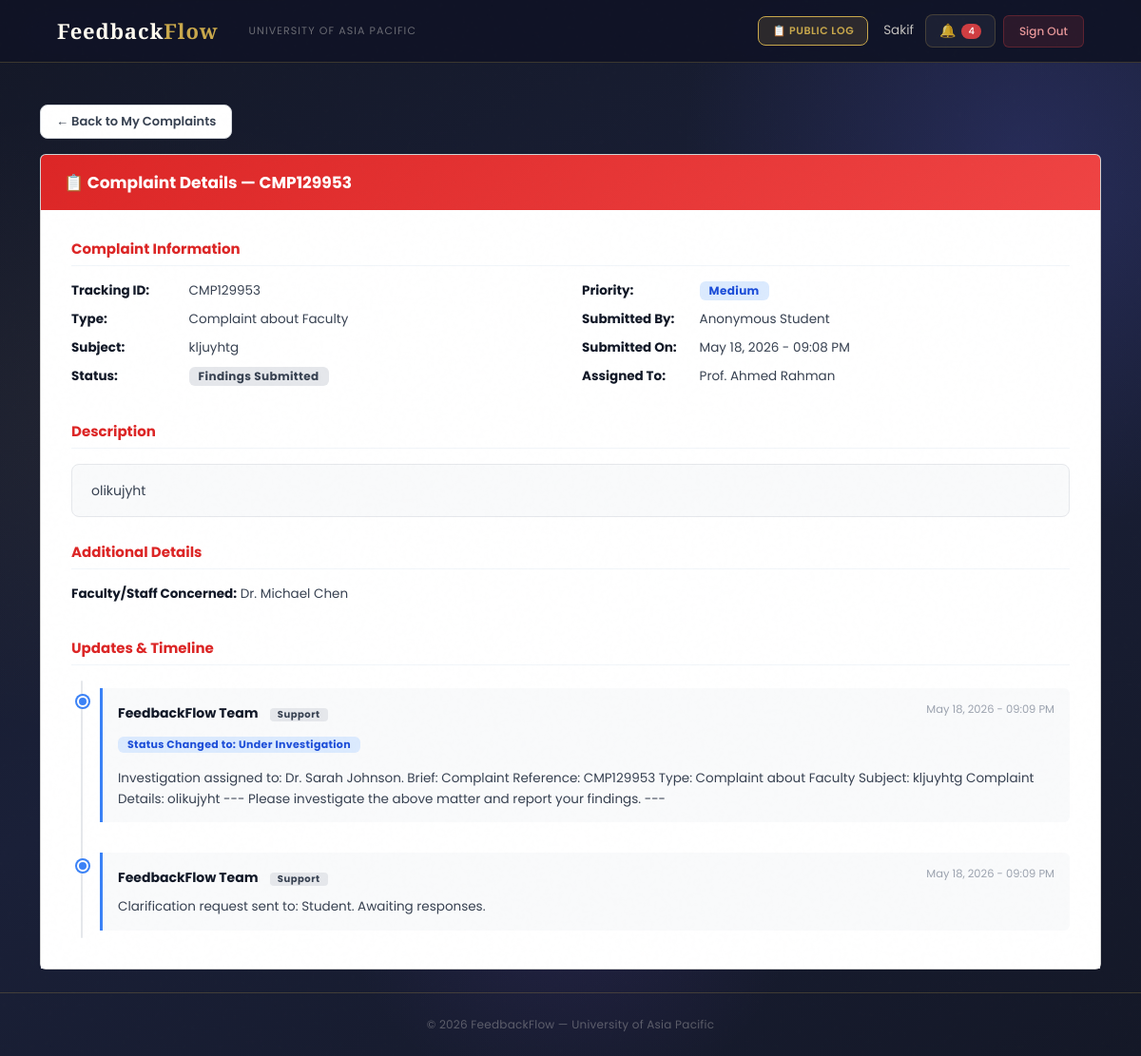
Page /complaints/detail/15/ (signed in) on the committed database.
### users/models.py (models this page shows, shortened)
class User(AbstractBaseUser, PermissionsMixin):
    ROLE_CHOICES = (
        ('Student',   'Student'),
        ('Faculty',   'Faculty'),
        ('HOD',       'Head of Department'),
        ('Staff',     'Staff'),
        ('DAO',       'Dean of Administration Office'),
        ('Admin',     'Administrator'),
        ('Committee', 'Committee Member'),
    )
    DEPARTMENT_CHOICES = (
        ('DBA',          'Department of Business Administration'),
        ('CSE',          'Department of Computer Science and Engineering'),
        ('CE',           'Department of Civil Engineering'),
        ('EEE',          'Department of Electrical and Electronic Engineering'),
        ('Pharmacy',     'Department of Pharmacy'),
        ('Law',          'Department of Law and Human Rights'),
        ('English',      'Department of English'),
        ('Architecture', 'Department of Architecture'),
    )
    COMMITTEE_TYPE_CHOICES = (
        ('Harassment Committee', 'Harassment Committee'),
        ('Proctorial Committee', 'Proctorial Committee'),
    )
    email          = models.EmailField(unique=True, max_length=255)
    full_name      = models.CharField(max_length=150)
    role           = models.CharField(max_length=20, choices=ROLE_CHOICES)
    department     = models.CharField(max_length=100, choices=DEPARTMENT_CHOICES, null=True, blank=True)
    student_id     = models.CharField(max_length=50, unique=True, null=True, blank=True)
    committee_type = models.CharField(max_length=50, choices=COMMITTEE_TYPE_CHOICES, null=True, blank=True)
    is_active      = models.BooleanField(default=True)
    is_staff       = models.BooleanField(default=False)
    created_at     = models.DateTimeField(auto_now_add=True)
    updated_at     = models.DateTimeField(auto_now=True)
    USERNAME_FIELD  = 'email'
    REQUIRED_FIELDS = ['full_name']
    objects = UserManager()
    class Meta:
        verbose_name        = 'User'
        verbose_name_plural = 'Users'
        ordering            = ['-created_at']
    def get_short_name(self):
        return self.full_name.split()[0] if self.full_name else self.email

### complaints/models.py (models this page shows, shortened)
class Complaint(models.Model):
    COMPLAINT_TYPE_CHOICES = (
        ('Faculty',  'Complaint about Faculty'),
        ('HOD',      'Complaint about HOD'),
        ('Staff',    'Complaint about Staff'),
        ('Facility', 'Facility Issue'),
        ('Advice',   'General Advice'),
        ('Opinion',  'Suggestion'),
    )
    STATUS_CHOICES = (
        ('Pending',             'Pending Review'),
        ('Under Investigation', 'Under Investigation'),
        ('Findings Submitted',  'Findings Submitted'),
        ('Resolved',            'Resolved'),
        ('Escalated',           'Escalated to Higher Authority'),
    )
    PRIORITY_CHOICES = (
        ('Low',    'Low'),
        ('Medium', 'Medium'),
        ('High',   'High'),
        ('Urgent', 'Urgent'),
    )
    student             = models.ForeignKey(settings.AUTH_USER_MODEL, on_delete=models.CASCADE, related_name='complaints_submitted')
    complaint_type      = models.CharField(max_length=20, choices=COMPLAINT_TYPE_CHOICES)
    resolution_deadline = models.DateField(null=True, blank=True, help_text='Deadline for resolving this complaint')
    subject             = models.CharField(max_length=200)
    description         = models.TextField()
    faculty_concerned   = models.ForeignKey(
        settings.AUTH_USER_MODEL, on_delete=models.SET_NULL,
        null=True, blank=True, related_name='complaints_against',
        limit_choices_to={'role__in': ['Faculty', 'HOD', 'Staff']}
    )
    location          = models.CharField(max_length=200, blank=True, null=True)
    status            = models.CharField(max_length=30, choices=STATUS_CHOICES, default='Pending')
    priority          = models.CharField(max_length=10, choices=PRIORITY_CHOICES, default='Medium')
    assigned_to       = models.ForeignKey(settings.AUTH_USER_MODEL, on_delete=models.SET_NULL, null=True, blank=True, related_name='complaints_assigned')
    is_anonymous      = models.BooleanField(default=False)
    final_action_note = models.TextField(blank=True, null=True)
    submitted_at      = models.DateTimeField(auto_now_add=True)
    updated_at        = models.DateTimeField(auto_now=True)
    resolved_at       = models.DateTimeField(null=True, blank=True)
    tracking_id       = models.CharField(max_length=20, unique=True, editable=False)
    class Meta:
        ordering        = ['-submitted_at']
        verbose_name    = 'Complaint'
        verbose_name_plural = 'Complaints'

class ComplaintUpdate(models.Model):
    complaint         = models.ForeignKey(Complaint, on_delete=models.CASCADE, related_name='updates')
    updated_by        = models.ForeignKey(settings.AUTH_USER_MODEL, on_delete=models.CASCADE)
    comment           = models.TextField(blank=True, null=True)
    status_changed_to = models.CharField(max_length=30, blank=True, null=True)
    created_at        = models.DateTimeField(auto_now_add=True)
    class Meta:
        ordering = ['created_at']

### complaints/views.py (the view)
# urls.py: path('detail/<int:complaint_id>/', views.complaint_detail, name='complaint_detail'),
@login_required
def complaint_detail(request, complaint_id):
    complaint = get_object_or_404(Complaint, id=complaint_id)
    if request.user.role == 'Student' and complaint.student != request.user:
        messages.error(request, 'You can only view your own complaints.')
        return redirect('my_complaints')
    updates = complaint.updates.all().order_by('created_at')
    context = {
        'complaint': complaint,
        'updates': updates,
        'page_title': f'Complaint {complaint.tracking_id}'
    }
    return render(request, 'complaints/complaint_detail.html', context)

### users/context_processors.py (called while the page is built)
def notifications_count(request):
    if request.user.is_authenticated:
        from users.models import Notification, Announcement
        count = Notification.objects.filter(
            recipient=request.user,
            is_read=False
        ).count()
        active_announcements = []
        for ann in Announcement.objects.filter(is_active=True).order_by('-created_at')[:10]:
            if ann.is_visible_to(request.user):
                active_announcements.append(ann)
            if len(active_announcements) >= 3:
                break
        return {
            'unread_notifications_count': count,
            'active_announcements': active_announcements,
        }
    return {'unread_notifications_count': 0, 'active_announcements': []}

### complaints/templates/complaints/complaint_detail.html (shortened to what this page needs)
{% extends 'users/base.html' %}
{% block content %}
<div class="container mt-4">
    <div class="mb-3">
        {% if request.user.role == 'Student' %}
            <a href="{% url 'my_complaints' %}" class="btn btn-outline-secondary">
                ← Back to My Complaints
            </a>
        {% elif request.user.role == 'Staff' %}
            <a href="{% url 'staff_complaints_list' %}" class="btn btn-outline-secondary">
                ← Back to Complaints List
            </a>
        {% elif request.user.role == 'DAO' %}
            <a href="{% url 'dao_complaints_list' %}" class="btn btn-outline-secondary">
                ← Back to Complaints List
            </a>
        {% elif request.user.role == 'Admin' %}
            <a href="{% url 'admin_complaints_list' %}" class="btn btn-outline-secondary">
                ← Back to Complaints List
            </a>
        {% endif %}
    </div>
    <div class="card detail-card mb-4">
        <div class="card-header bg-danger text-white">
            <h4 class="mb-0">
                📋
                {% if complaint.complaint_type == 'Advice' %}Advice
                {% elif complaint.complaint_type == 'Opinion' %}Opinion
                {% elif complaint.complaint_type == 'Facility' %}Issue
                {% else %}Complaint{% endif %}
                Details — {{ complaint.tracking_id }}
            </h4>
        </div>
        <div class="card-body p-4">
            <div class="mb-4">
                <h5 class="text-danger">
                    {% if complaint.complaint_type == 'Advice' %}Advice
                    {% elif complaint.complaint_type == 'Opinion' %}Opinion
                    {% elif complaint.complaint_type == 'Facility' %}Issue
                    {% else %}Complaint{% endif %}
                    Information
                </h5>
                <hr>
                <div class="row">
                    <div class="col-md-6">
                        <p>
                            <strong>Tracking ID:</strong>
                            {{ complaint.tracking_id }}
                        </p>
                        <p>
                            <strong>Type:</strong>
                            {{ complaint.get_complaint_type_display }}
                        </p>
                        <p>
                            <strong>Subject:</strong>
                            {{ complaint.subject }}
                        </p>
                        <p>
                            <strong>Status:</strong>
                            <span class="badge
                                {% if complaint.status == 'Pending' %}bg-warning text-dark
                                {% elif complaint.status == 'Under Investigation' %}bg-info
                                {% elif complaint.status == 'Resolved' %}bg-success
                                {% elif complaint.status == 'Escalated' %}bg-danger
                                {% else %}bg-secondary
                                {% endif %}">
                                {{ complaint.status }}
                            </span>
                        </p>
                    </div>
                    <div class="col-md-6">
                        <p>
                            <strong>Priority:</strong>
                            <span class="badge
                                {% if complaint.priority == 'Low' %}bg-secondary
                                {% elif complaint.priority == 'Medium' %}bg-primary
                                {% elif complaint.priority == 'High' %}bg-warning text-dark
                                {% elif complaint.priority == 'Urgent' %}bg-danger
                                {% endif %}">
                                {{ complaint.priority }}
                            </span>
                        </p>
                        <p>
                            <strong>Submitted By:</strong>
                            {% if complaint.is_anonymous and request.user.role == 'Student' %}
                                Anonymous Student
                            {% elif complaint.is_anonymous and request.user.role != 'Admin' %}
                                Anonymous Student
                            {% else %}
                                {{ complaint.student.full_name }}
                                ({{ complaint.student.student_id }})
                            {% endif %}
                        </p>
                        <p>
                            <strong>Submitted On:</strong>
                            {{ complaint.submitted_at|date:"M d, Y - h:i A" }}
                        </p>
                        <p>
                            <strong>Assigned To:</strong>
                            {% if complaint.assigned_to %}
                                {{ complaint.assigned_to.full_name }}
                            {% else %}
                                <span class="text-muted">Not Assigned Yet</span>
                            {% endif %}
                        </p>
                    </div>
                </div>
            </div>
            <div class="mb-4">
                <h5 class="text-danger">Description</h5>
                <hr>
                <div class="alert alert-light">
                    <p class="mb-0">{{ complaint.description }}</p>
                </div>
            </div>
            <div class="mb-4">
                <h5 class="text-danger">Additional Details</h5>
                <hr>
                <div class="row">
                    {% if complaint.faculty_concerned %}
                    <div class="col-md-6">
                        <p>
                            <strong>Faculty/Staff Concerned:</strong>
                            {{ complaint.faculty_concerned.full_name }}
                        </p>
                    </div>
                    {% endif %}
                </div>
            </div>
            <div class="mb-0">
                <h5 class="text-danger">Updates & Timeline</h5>
                <hr>
                {% if updates %}
                <div class="timeline">
                    {% for update in updates %}
                    <div class="timeline-item">
                        <div class="update-card">
                            <div class="d-flex justify-content-between align-items-start mb-2">
                                <div>
                                    {% if request.user.role == 'Student' %}
                                        <strong>FeedbackFlow Team</strong>
                                        <span class="badge bg-secondary ms-2">Support</span>
                                    {% else %}
                                        <strong>{{ update.updated_by.full_name }}</strong>
                                        <span class="badge bg-secondary ms-2">
                                            {{ update.updated_by.role }}
                                        </span>
                                    {% endif %}
                                </div>
                                <small class="text-muted">
                                    {{ update.created_at|date:"M d, Y - h:i A" }}
                                </small>
                            </div>
                            {% if update.status_changed_to %}
                            <div class="mb-2">
                                <span class="badge bg-primary">
                                    Status Changed to: {{ update.status_changed_to }}
                                </span>
                            </div>
                            {% endif %}
                            <p class="mb-0">{{ update.comment }}</p>
                        </div>
                    </div>
                    {% endfor %}
                </div>
                {% endif %}
            </div>
        </div>
    </div>
</div>
{% endblock %}

### users/templates/users/base.html (shortened to what this page needs)
<!DOCTYPE html>
<html lang="en">
<head>
    <link href="https://cdn.jsdelivr.net/npm/bootstrap@5.3.0/dist/css/bootstrap.min.css" rel="stylesheet">
</head>
<body>
    <nav class="navbar navbar-expand-lg">
        <div class="container-fluid d-flex align-items-center gap-3">
            <a class="navbar-brand" href="/">Feedback<em>Flow</em></a>
            <span class="navbar-text d-none d-md-inline">University of Asia Pacific</span>
            {% if user.is_authenticated %}
            <div class="ms-auto d-flex align-items-center gap-2">
                <a href="{% url 'public_log' %}" class="btn-bell"
                    style="font-size:11px; font-weight:600; text-transform:uppercase; letter-spacing:0.05em; background:rgba(201,168,76,.15); color:var(--gold) !important; border-color:var(--gold) !important;">
                    📋 Public Log
                </a>
                <span class="nav-user-info d-none d-md-inline ms-2">{{ user.get_short_name }}</span>
                <a href="{% url 'notifications' %}" class="btn-bell ms-1">
                    🔔
                    {% if unread_notifications_count > 0 %}
                    <span class="badge bg-danger" style="font-size:10px;padding:3px 7px;">{{ unread_notifications_count }}</span>
                    {% endif %}
                </a>
                <a href="{% url 'logout' %}" class="btn-logout">Sign Out</a>
            </div>
            {% endif %}
        </div>
    </nav>
    <main>
        {% block content %}{% endblock %}
    </main>
    <footer>
        <p>© 2026 FeedbackFlow — University of Asia Pacific</p>
    </footer>
</body>
</html>

### rows in the picture
User: get_short_name "Sakif"
Complaint: tracking_id "CMP129953", complaint_type "Complaint about Faculty", subject "kljuyhtg", status "Findings Submitted", priority "Medium", submitted_at "May 18, 2026 - 09:08 PM", assigned_to.full_name "Prof. Ahmed Rahman", description "olikujyht", faculty_concerned.full_name "Dr. Michael Chen"
ComplaintUpdate: created_at "May 18, 2026 - 09:09 PM", status_changed_to "Under Investigation", comment "Investigation assigned to: Dr. Sarah Johnson. Brief: Complaint Reference: CMP129953 Type: Complaint about Faculty Subject: kljuyhtg Complaint Details: olikujyht --- Please investigate the above matter and report your findings. ---"
ComplaintUpdate: created_at "May 18, 2026 - 09:09 PM", comment "Clarification request sent to: Student. Awaiting responses."

### other values in the picture
{{ unread_notifications_count }} "4"
